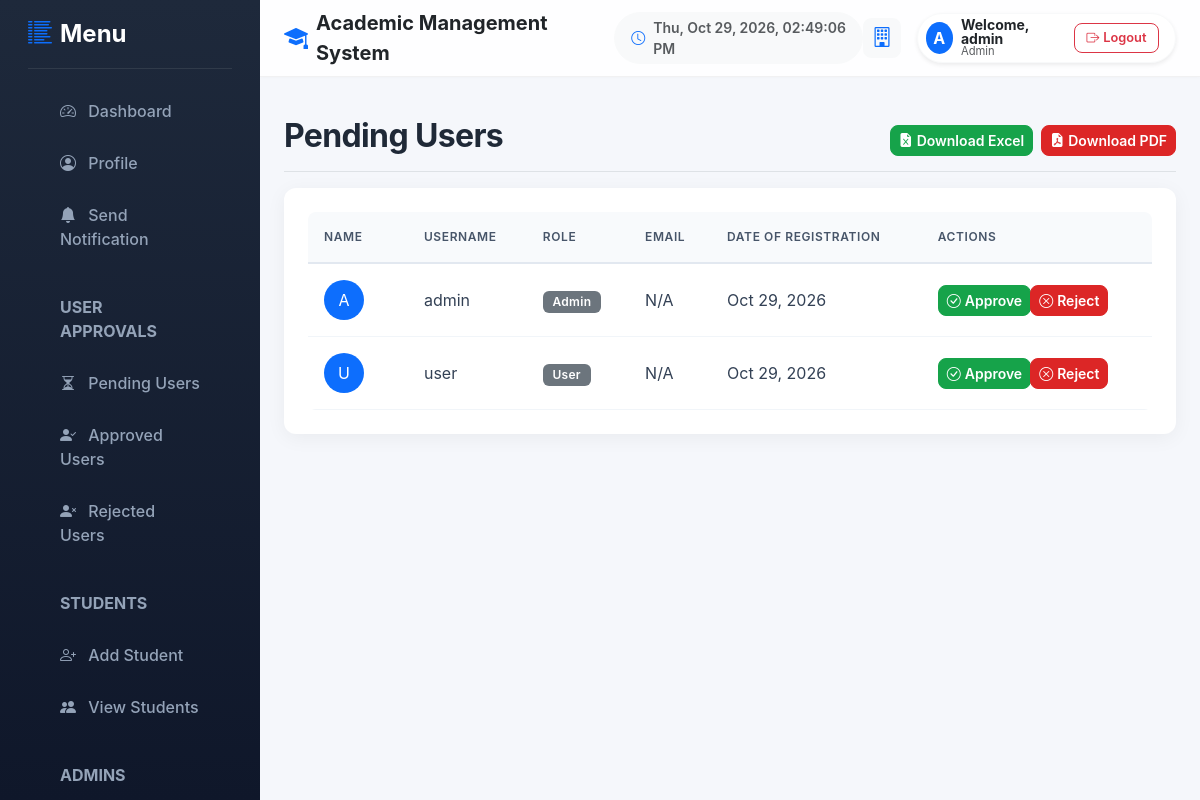
The app's page /user_approvals.php (signed in) with its own data.
### tables this page shows
CREATE TABLE IF NOT EXISTS `users` (
  `id` INT AUTO_INCREMENT PRIMARY KEY,
  `username` VARCHAR(100) NOT NULL UNIQUE,
  `password` VARCHAR(255) NOT NULL,
  `role` VARCHAR(50) NOT NULL,
  `is_active` TINYINT(1) NOT NULL DEFAULT 1,
  `status` ENUM('Pending','Approved','Rejected') DEFAULT 'Pending',
  `full_name` VARCHAR(255) NULL,
  `email` VARCHAR(255) NULL,
  `dob` DATE NULL,
  `address` TEXT NULL,
  `created_at` TIMESTAMP DEFAULT CURRENT_TIMESTAMP
);

### user_approvals.php (the view, shortened to what this page needs)
<?php
require_once __DIR__ . '/config/db.php';
$status = $_GET['status'] ?? 'Pending';
$stmt = $pdo->prepare("SELECT * FROM users WHERE status = ? AND role != 'Student' ORDER BY created_at DESC");
$stmt->execute([$status]);
$users = $stmt->fetchAll();
?>
<!DOCTYPE html>
<html lang="en">
<head>
    <link href="https://cdn.jsdelivr.net/npm/bootstrap@5.3.0/dist/css/bootstrap.min.css" rel="stylesheet">
    <link href="https://cdn.jsdelivr.net/npm/bootstrap-icons@1.10.5/font/bootstrap-icons.css" rel="stylesheet">
    <link href="assets/css/theme.css" rel="stylesheet">
</head>
<body>
<div class="container-fluid">
    <div class="row">
        <nav id="sidebarMenu" class="col-md-3 col-lg-2 d-md-block bg-light sidebar collapse">
            <?php include 'sidebar.php'; ?>
        </nav>
        <main class="col-md-9 ms-sm-auto col-lg-10 px-md-4 py-4">
            <?php include 'topbar.php'; ?>
            <div class="d-flex justify-content-between flex-wrap flex-md-nowrap align-items-center pt-3 pb-2 mb-3 border-bottom">
                <h1 class="h2"><?php echo htmlspecialchars($status); ?> Users</h1>
                <div class="btn-toolbar mb-2 mb-md-0 gap-2 flex-wrap">
                    <button onclick="exportToExcel('exportTable','users_data')" class="btn btn-sm btn-success" title="Download Excel">
                        <i class="bi bi-file-earmark-excel-fill me-1"></i> Download Excel
                    </button>
                    <button onclick="exportToPDF('exportTable','users_data','Users List')" class="btn btn-sm btn-danger" title="Download PDF">
                        <i class="bi bi-file-earmark-pdf-fill me-1"></i> Download PDF
                    </button>
                </div>
            </div>
            <div class="card border-0 shadow-sm rounded-4 mb-4">
                <div class="card-body p-4">
                    <div class="table-responsive">
                        <table id="exportTable" class="table table-hover align-middle">
                            <thead class="table-light">
                                <tr>
                                    <th>Name</th>
                                    <th>Username</th>
                                    <th>Role</th>
                                    <th>Email</th>
                                    <th>Date of Registration</th>
                                    <th>Actions</th>
                                </tr>
                            </thead>
                            <tbody>
                                <?php if (count($users) > 0): ?>
                                    <?php foreach ($users as $user): ?>
                                        <tr>
                                            <td>
                                                <div class="d-flex align-items-center">
                                                    <div class="bg-primary text-white me-3 d-flex align-items-center justify-content-center" style="width: 40px; height: 40px; border-radius: 50%;">
                                                        <?php echo strtoupper(substr($user['full_name'] ?? $user['username'], 0, 1)); ?>
                                                    </div>
                                                </div>
                                            </td>
                                            <td><?php echo htmlspecialchars($user['username']); ?></td>
                                            <td><span class="badge bg-secondary"><?php echo htmlspecialchars($user['role']); ?></span></td>
                                            <td><?php echo htmlspecialchars($user['email'] ?? 'N/A'); ?></td>
                                            <td><?php echo date('M d, Y', strtotime($user['created_at'])); ?></td>
                                            <td>
                                                <?php if ($status === 'Pending'): ?>
                                                    <div class="btn-group btn-group-sm">
                                                        <a href="action.php?action=approve_user&id=<?php echo $user['id']; ?>" class="btn btn-success" onclick="return confirm('Are you sure you want to approve this user?');">
                                                            <i class="bi bi-check-circle me-1"></i> Approve
                                                        </a>
                                                        <a href="action.php?action=reject_user&id=<?php echo $user['id']; ?>" class="btn btn-danger" onclick="return confirm('Are you sure you want to reject this user?');">
                                                            <i class="bi bi-x-circle me-1"></i> Reject
                                                        </a>
                                                    </div>
                                                <?php else: ?>
                                                    <span class="badge <?php echo $status === 'Approved' ? 'bg-success' : 'bg-danger'; ?>"><?php echo $status; ?></span>
                                                <?php endif; ?>
                                            </td>
                                        </tr>
                                    <?php endforeach; ?>
                                <?php endif; ?>
                            </tbody>
                        </table>
                    </div>
                </div>
            </div>
        </main>
    </div>
</div>
</body>
</html>

### sidebar.php (shortened to what this page needs)
<?php
$userRole = $_SESSION['user_role'] ?? '';
?>
<div class="d-flex flex-column flex-shrink-0 p-3 bg-transparent" style="width: 100%; min-height: 100vh;">
    <a href="dashboard.php" class="d-flex align-items-center mb-3 mb-md-0 me-md-auto text-white text-decoration-none">
        <i class="bi bi-list-columns-reverse text-primary me-2 fs-4"></i>
        <span class="fs-4 fw-bold">Menu</span>
    </a>
    <hr class="text-secondary border-secondary">
    <ul class="nav nav-pills flex-column mb-auto">
        <li class="nav-item">
            <a href="dashboard.php" class="nav-link <?php echo (basename($_SERVER['PHP_SELF']) == 'dashboard.php' && empty($_GET['filter'])) ? 'active' : ''; ?>" aria-current="page">
                <i class="bi bi-speedometer2 me-2"></i>
                Dashboard
            </a>
        </li>
        <li class="nav-item">
            <a href="profile.php" class="nav-link <?php echo (basename($_SERVER['PHP_SELF']) == 'profile.php') ? 'active' : ''; ?>">
                <i class="bi bi-person-circle me-2"></i>
                Profile
            </a>
        </li>
        <?php if ($userRole === 'Admin'): ?>
            <li class="nav-item">
                <a href="send_notification.php" class="nav-link <?php echo (basename($_SERVER['PHP_SELF']) == 'send_notification.php') ? 'active' : ''; ?>">
                    <i class="bi bi-bell-fill me-2"></i>
                    Send Notification
                </a>
            </li>
            <li class="nav-item mt-3">
                <span class="nav-link text-muted small fw-bold text-uppercase pb-1">User Approvals</span>
            </li>
            <li class="nav-item">
                <a href="user_approvals.php?status=Pending" class="nav-link <?php echo (basename($_SERVER['PHP_SELF']) == 'user_approvals.php' && ($_GET['status'] ?? '') == 'Pending') ? 'active' : ''; ?>">
                    <i class="bi bi-hourglass-split me-2"></i>
                    Pending Users
                </a>
            </li>
            <li class="nav-item">
                <a href="user_approvals.php?status=Approved" class="nav-link <?php echo (basename($_SERVER['PHP_SELF']) == 'user_approvals.php' && ($_GET['status'] ?? '') == 'Approved') ? 'active' : ''; ?>">
                    <i class="bi bi-person-check-fill me-2"></i>
                    Approved Users
                </a>
            </li>
            <li class="nav-item">
                <a href="user_approvals.php?status=Rejected" class="nav-link <?php echo (basename($_SERVER['PHP_SELF']) == 'user_approvals.php' && ($_GET['status'] ?? '') == 'Rejected') ? 'active' : ''; ?>">
                    <i class="bi bi-person-x-fill me-2"></i>
                    Rejected Users
                </a>
            </li>
            <li class="nav-item mt-3">
                <span class="nav-link text-muted small fw-bold text-uppercase pb-1">Students</span>
            </li>
            <li class="nav-item">
                <a href="student_form.php" class="nav-link <?php echo (basename($_SERVER['PHP_SELF']) == 'student_form.php') ? 'active' : ''; ?>">
                    <i class="bi bi-person-plus me-2"></i>
                    Add Student
                </a>
            </li>
            <li class="nav-item">
                <a href="view_students.php" class="nav-link <?php echo (basename($_SERVER['PHP_SELF']) == 'view_students.php') ? 'active' : ''; ?>">
                    <i class="bi bi-people-fill me-2"></i>
                    View Students
                </a>
            </li>
            <li class="nav-item mt-3">
                <span class="nav-link text-muted small fw-bold text-uppercase pb-1">Admins</span>
            </li>
        <?php endif; ?>
    </ul>
</div>

### topbar.php (shortened to what this page needs)
<?php
$username = $_SESSION['user_name'] ?? 'User';
?>
<div class="topbar d-flex justify-content-between align-items-center py-2 px-4 mb-4" style="margin: -24px -24px 24px -24px;">
    <div class="d-flex align-items-center">
        <a class="text-decoration-none text-dark fw-bold fs-5 d-flex align-items-center me-4" href="dashboard.php">
            <i class="bi bi-mortarboard-fill text-primary me-2 fs-4"></i>
            <span>Academic Management System</span>
        </a>
        <div class="d-none d-lg-flex align-items-center text-muted small fw-semibold bg-light rounded-pill px-3 py-1 border border-light">
            <i class="bi bi-clock me-2 text-primary"></i>
            <span id="liveClock"><?php echo date('D, M d, Y'); ?></span>
        </div>
    </div>
    <div class="d-flex align-items-center gap-3">
        <a href="institution_profile.php" class="btn btn-light rounded-circle p-2 d-flex align-items-center justify-content-center" style="width:40px;height:40px;" title="Institution Profile">
            <i class="bi bi-building fs-5 text-primary"></i>
        </a>
        <div class="d-flex align-items-center bg-white rounded-pill shadow-sm border border-light ps-2 pe-3 py-1">
            <div class="bg-primary text-white rounded-circle d-flex align-items-center justify-content-center me-2" style="width:32px;height:32px; font-weight:bold;">
                <?php echo strtoupper(substr($username, 0, 1)); ?>
            </div>
            <div class="d-flex flex-column lh-1 me-3">
                <span class="small fw-bold text-dark">Welcome, <?php echo htmlspecialchars($username); ?></span>
                <span class="text-muted" style="font-size:0.7rem;"><?php echo $_SESSION['user_role'] ?? ''; ?></span>
            </div>
            <a href="logout.php" class="btn btn-sm btn-outline-danger rounded-pill px-3" style="font-size:0.8rem; padding: 0.25rem 0.75rem;">
                <i class="bi bi-box-arrow-right me-1"></i>Logout
            </a>
        </div>
    </div>
</div>

### assets/css/theme.css (style rules this page uses)
:root { --primary-color: #2563EB; --primary-hover: #1d4ed8; --secondary-color: #1E40AF; --success-color: #16A34A; --warning-color: #F59E0B; --danger-color: #DC2626; --bg-body: #F5F7FB; --bg-card: #FFFFFF; --text-main: #1F2937; --text-muted: #6B7280; --card-radius: 12px; --card-shadow: 0 4px 20px rgba(0, 0, 0, 0.05); --hover-shadow: 0 12px 30px rgba(37, 99, 235, 0.12); --transition-speed: 0.25s; --sidebar-width: 260px; }
body { font-family: 'Inter', 'Outfit', 'Segoe UI', Tahoma, Geneva, Verdana, sans-serif !important; background-color: var(--bg-body) !important; color: var(--text-main) !important; overflow-x: hidden; }
#sidebarMenu { overflow-y: auto !important; overflow-x: hidden !important; height: 100vh !important; position: fixed !important; top: 0 !important; left: 0 !important; z-index: 1040 !important; width: var(--sidebar-width) !important; background: linear-gradient(180deg, #1e293b 0%, #0f172a 100%) !important; transition: all var(--transition-speed) ease; }
html, body { height: 100%; }
main { margin-left: var(--sidebar-width) !important; width: calc(100% - var(--sidebar-width)) !important; transition: all var(--transition-speed) ease; min-height: 100vh; }
h1, h2, h3, h4, h5, h6 { font-weight: 700 !important; letter-spacing: -0.02em; }
.card, .card-custom { border: none !important; border-radius: var(--card-radius) !important; box-shadow: var(--card-shadow) !important; background: var(--bg-card) !important; transition: transform var(--transition-speed) ease, box-shadow var(--transition-speed) ease !important; }
.btn { border-radius: 8px !important; font-weight: 600 !important; transition: all 0.2s ease !important; display: inline-flex; align-items: center; justify-content: center; position: relative; overflow: hidden; }
.btn-success { background-color: var(--success-color) !important; border-color: var(--success-color) !important; }
.btn-danger { background-color: var(--danger-color) !important; border-color: var(--danger-color) !important; }
.table-responsive { border-radius: 8px; overflow-x: auto; overflow-y: hidden; }
.table { margin-bottom: 0 !important; border-collapse: separate; border-spacing: 0; }
.table thead th { background-color: #f8fafc !important; color: #475569 !important; font-weight: 600 !important; text-transform: uppercase; font-size: 0.75rem; letter-spacing: 0.05em; padding: 1rem !important; border-bottom: 2px solid #e2e8f0 !important; border-top: none !important; position: sticky; top: 0; z-index: 10; }
.table tbody td { padding: 1rem !important; vertical-align: middle; color: #334155; border-bottom: 1px solid #f1f5f9 !important; }
.badge { padding: 0.4em 0.8em !important; border-radius: 6px !important; font-weight: 600 !important; letter-spacing: 0.3px; }
.topbar { position: sticky !important; top: 0 !important; z-index: 1030 !important; background: rgba(255, 255, 255, 0.85) !important; backdrop-filter: blur(12px) !important; -webkit-backdrop-filter: blur(12px) !important; border-bottom: 1px solid rgba(0, 0, 0, 0.05) !important; box-shadow: 0 1px 3px rgba(0,0,0,0.02) !important; }
#sidebarMenu .nav-link { color: #94a3b8 !important; border-radius: 8px !important; margin: 4px 16px !important; padding: 10px 16px !important; transition: all 0.2s ease !important; font-weight: 500; }
#sidebarMenu .nav-item .text-muted.small.fw-bold { color: #94a3b8 !important; padding-left: 16px; margin-top: 12px; }

### user_approvals.php (style rules this page uses)
body { font-family: 'Outfit', sans-serif; background-color: #f8f9fa; }

### records on screen
users: full_name+username "A", username "admin", role "Admin", email "N/A", created_at "Oct 29, 2026"
users: full_name+username "U", username "user", role "User", email "N/A", created_at "Oct 29, 2026"

### other values on screen
substr($username, 0, 1) "A"
$username "admin"
$_SESSION['user_role'] "Admin"
$status "Pending"
